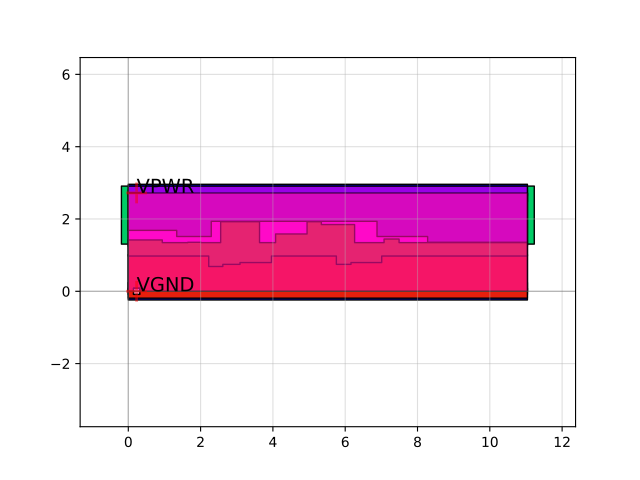

Source code (Python):
import sky130

c = sky130.components.sky130_fd_sc_hd__dfstp_4()
c.plot()
